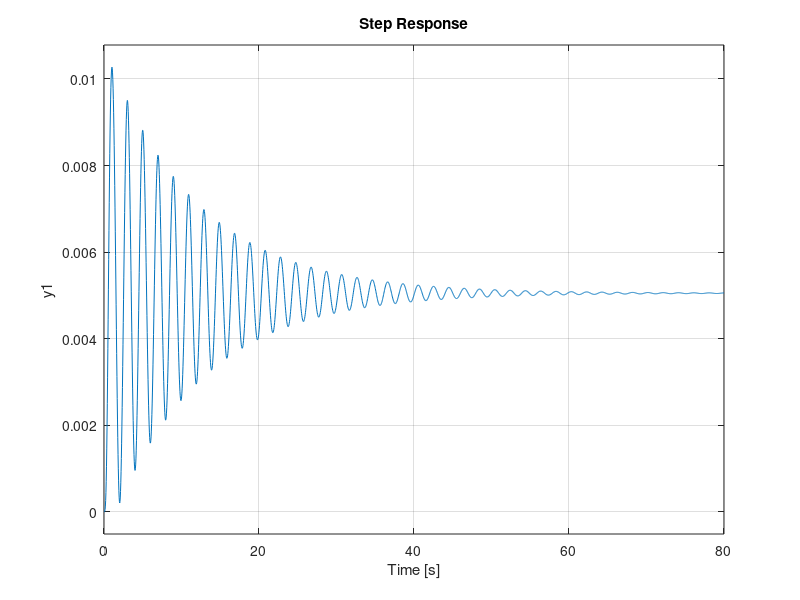
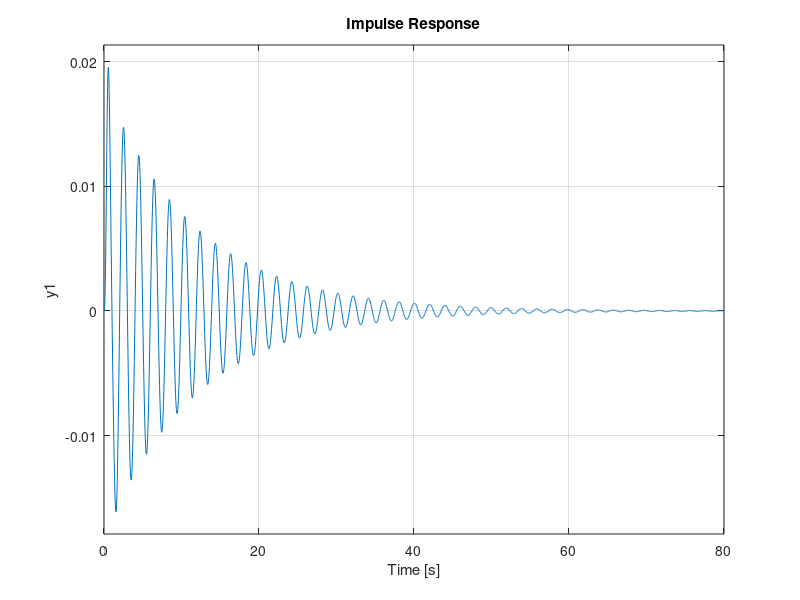
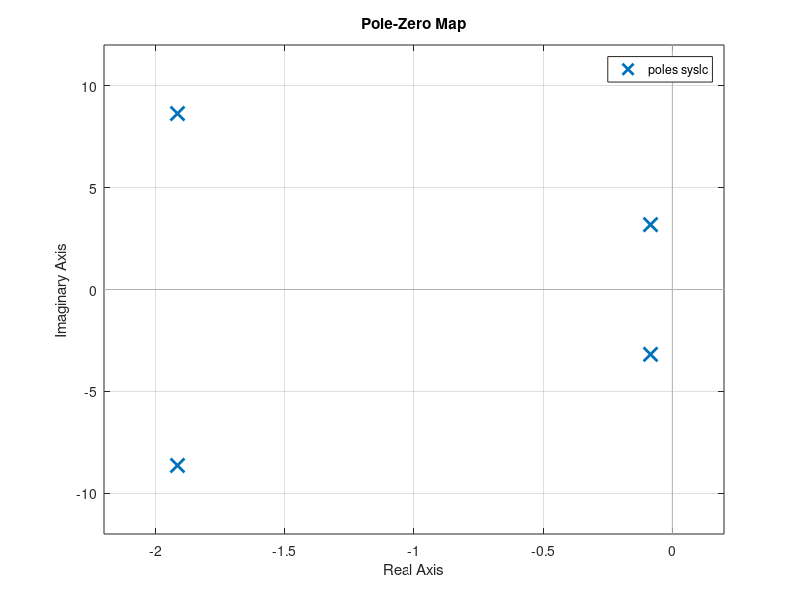

MATLAB code for these plots, in order:
pkg load control

sys1 = tf(2,1);
sys2 = tf(2,1);
sys3 = tf(1,[1 4]);
sys4 = tf(1,[1 0]);
sys5 = tf(1,[1 0 9]);
sys6 = tf(12,1);
sys7 = tf(40,1);
sys8 = tf([1 6],1);

sys = append(sys1, sys2, sys3, sys4, sys5, sys6, sys7, sys8);
q = [1 -8 0; 2 1 -7; 3 2 0; 4 3 -6; 5 4 0; 6 5 0; 7 4 0; 8 5 0];
inputs=1;
outputs=5;

syslc = connect(sys, q, inputs, outputs)

figure(1)
step(syslc)

figure(2)
impulse(syslc)

figure(3)
%[p,z] = pzmap(syslc)
pzmap(syslc)